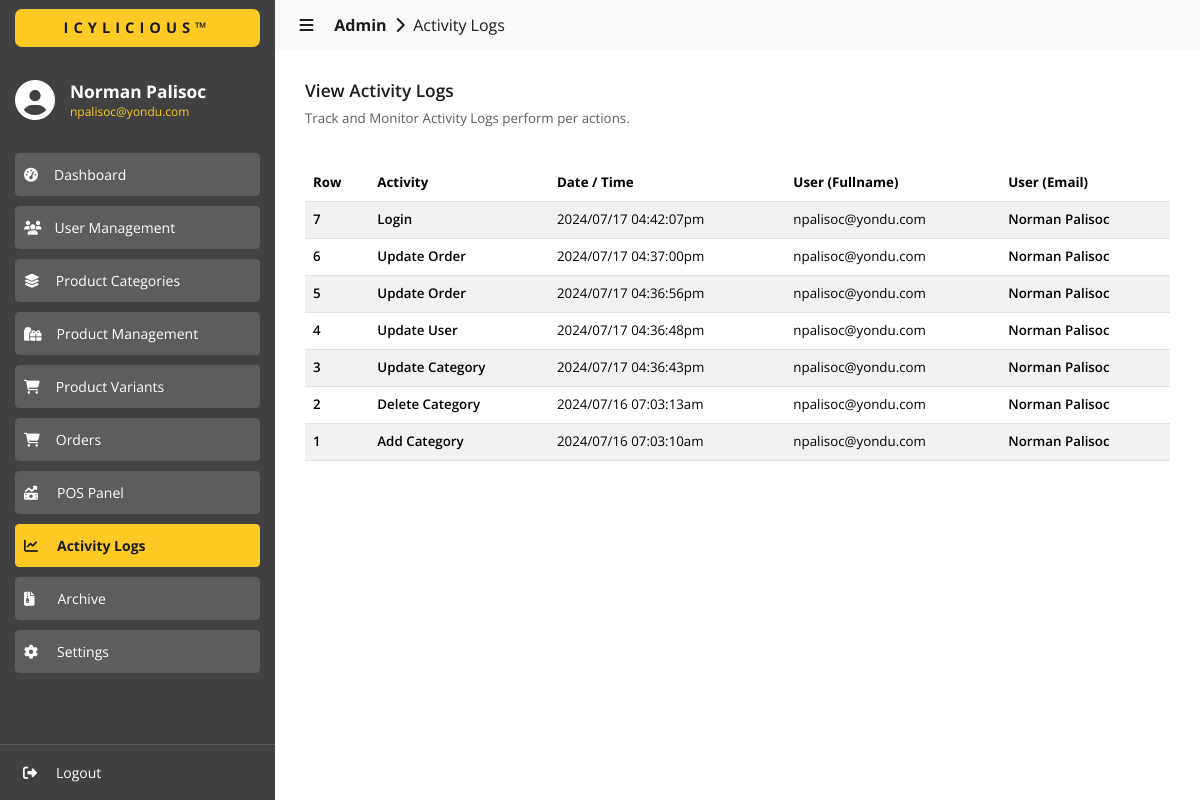
Before: /admin/logs/index.php (signed in) with the older database file.
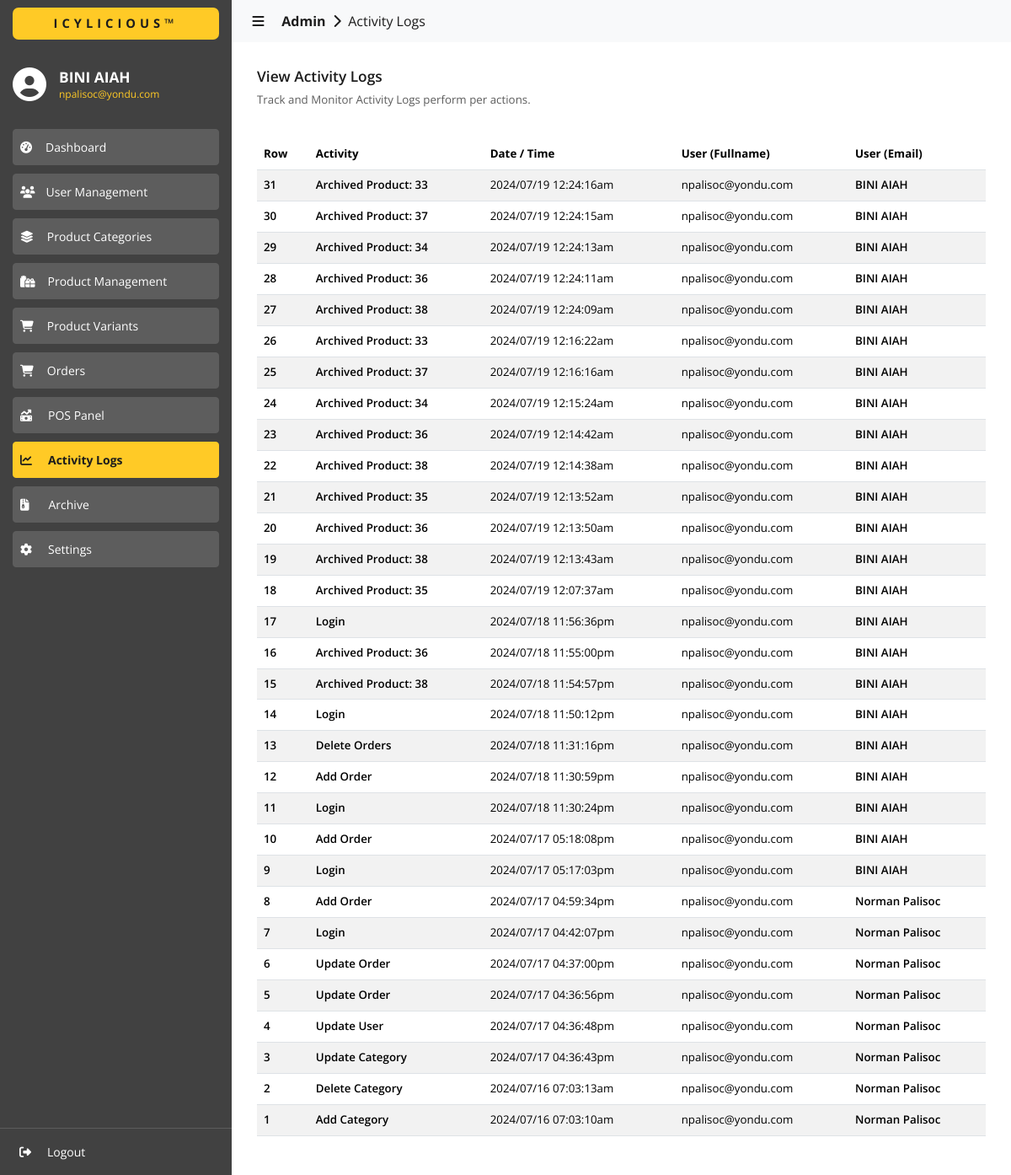
After: the same page with the newer database file.
### tables this page shows
CREATE TABLE `activity_log` (
  `id` int(11) NOT NULL,
  `activity` varchar(255) NOT NULL,
  `activity_date` varchar(255) NOT NULL,
  `activity_time` varchar(255) NOT NULL,
  `user_email` varchar(255) NOT NULL,
  `user_fullname` varchar(255) NOT NULL
);

### admin/logs/index.php (the view, shortened to what this page needs)
<?php
  include('../../utils/connections.php');
?>
<!DOCTYPE html>
<html lang="en">
  <head>
    <link
      href="https://cdn.jsdelivr.net/npm/bootstrap@5.3.3/dist/css/bootstrap.min.css"
      rel="stylesheet"
    >
    <link href="https://cdn.datatables.net/2.0.5/css/dataTables.bootstrap5.css" rel="stylesheet">
    <link rel="stylesheet" href="../../assets/css/global.css" />
    <link rel="stylesheet" href="./css/logs.css" />
  </head>
  <body>
    <div id="nav-sidebar" class="sidebar-container slide-expanded">
      <div class="div-tm-title background-color-light-grey">
        <h4 class="h4-tm-title sans-700 color-dark-grey background-color-yellow">ICYLICIOUS&trade;</h4>
      </div>
      <div class="div-sidebar-logo">
        <i class="fa-solid fa-circle-user color-white" style="font-size: 30pt; margin-top: -8px"></i>
        <div>
          <h4 class="color-white sans-700 h6-title-name">
            <?php
              echo $_SESSION['user_info.first_name']." ".$_SESSION['user_info.last_name'];
            ?>
          </h4>
          <p class="color-yellow sans-regular p-title-email">
            <?php
              echo $_SESSION['user_info.email'];
            ?>
          </p>
        </div>
      </div>
      <div class="div-siderbar-menu-links">
        <button
          id="btn-dashboard"
          class="btn btn-outline-success btn-sm
            sans-regular
            background-color-super-light-grey
            border-color-super-light-grey
            color-white
            btn-menu
            btn-menu-unselected"
          type="button">
          <i class="fa-solid fa-gauge-high"></i><span style="padding-left: 16px">Dashboard</span>
        </button>
        <button
          id="btn-user-management"
          class="btn btn-outline-success btn-sm
            sans-regular
            background-color-super-light-grey
            border-color-super-light-grey
            color-white
            btn-menu
            btn-menu-unselected"
          type="button">
          <i class="fa-solid fa-users"></i><span style="padding-left: 13px">User Management</span>
        </button>
        <button
          id="btn-categories"
          class="btn btn-outline-success btn-sm
            sans-regular
            background-color-super-light-grey
            border-color-super-light-grey
            color-white
            btn-menu
            btn-menu-unselected"
          type="button">
          <i class="fa-solid fa-layer-group"></i><span style="padding-left: 16px">Product Categories</span>
        </button>
        <button
          id="btn-products"
          class="btn btn-outline-success btn-sm
            sans-regular
            background-color-super-light-grey
            border-color-super-light-grey
            color-white
            btn-menu
            btn-menu-unselected"
          type="button">
          <i class="fa-solid fa-gifts"></i><span style="padding-left: 15px">Product Management</span>
        </button>
        <button
          id="btn-variants"
          class="btn btn-outline-success btn-sm
            sans-regular
            background-color-super-light-grey
            border-color-super-light-grey
            color-white
            btn-menu
            btn-menu-unselected"
          type="button">
          <i class="fa-solid fa-cart-shopping"></i><span style="padding-left: 16px">Product Variants</span>
        </button>
        <button
          id="btn-orders"
          class="btn btn-outline-success btn-sm
            sans-regular
            background-color-super-light-grey
            border-color-super-light-grey
            color-white
            btn-menu
            btn-menu-unselected"
          type="button">
          <i class="fa-solid fa-cart-shopping"></i><span style="padding-left: 16px">Orders</span>
        </button>
        <button
          id="btn-pos"
          class="btn btn-outline-success btn-sm
            sans-regular
            background-color-super-light-grey
            border-color-super-light-grey
            color-white
            btn-menu
            btn-menu-unselected"
          type="button">
          <i class="fa-solid fa-money-bill-trend-up"></i><span style="padding-left: 19px">POS Panel</span>
        </button>
        <button
          id="btn-logs"
          class="btn btn-outline-success btn-sm
            sans-700
            background-color-yellow
            border-color-yellow
            color-dark-grey
            btn-menu
            btn-menu-selected"
          type="button">
          <i class="fa-solid fa-chart-line"></i><span style="padding-left: 19px">Activity Logs</span>
        </button>
        <button
          id="btn-archives"
          class="btn btn-outline-success btn-sm
            sans-regular
            background-color-super-light-grey
            border-color-super-light-grey
            color-white
            btn-menu
            btn-menu-unselected"
          type="button">
          <i class="fa-solid fa-file-zipper"></i><span style="padding-left: 23px">Archive</span>
        </button>
        <button
          id="btn-settings"
          class="btn btn-outline-success btn-sm
            sans-regular
            background-color-super-light-grey
            border-color-super-light-grey
            color-white
            btn-menu
            btn-menu-unselected"
          type="button">
          <i class="fa-solid fa-gear"></i><span style="padding-left: 19px">Settings</span>
        </button>
      </div>
      <div class="div-siderbar-profile-links">
        <button
          class="btn btn-outline-success btn-sm
            sans-regular
            color-white
            btn-menu
            btn-menu-unselected
            btn-logout"
          style="border: 0px"
          type="button">
          <i class="fa-solid fa-right-from-bracket"></i><span style="padding-left: 19px">Logout</span>
        </button>
      </div>
    </div>
    <div id="content-body" class="content content-slide-expanded">
      <nav class="navbar navbar-expand-lg navbar-light bg-body-tertiary">
        <div class="container-fluid">
          <a class="navbar-brand sans-regular color-dark-grey a-navbar-path" href="#" style="cursor: default;">
            &nbsp;&nbsp;&nbsp;<i id="navbar-control" class="fa-solid fa-bars" style="cursor: pointer"></i>
            &nbsp;&nbsp;&nbsp;&nbsp;<b>Admin</b>&nbsp;
            <i class="fa-solid fa-chevron-right"></i>
            &nbsp;Activity Logs
          </a>
        </div>
      </nav>
      <div>
        <div class="content-wrapper">
          <div class="div-content-title">
            <div class="div-content-title-labels">
              <h4 class="color-dark-grey sans-600" style="font-size: 13pt;">
                View Activity Logs
              </h4>
              <p class="color-super-light-grey sans-regular" style="font-size: 10pt;">
                Track and Monitor Activity Logs perform per actions.
              </p>
            </div>
          </div>
          <div style="margin-top: 20px;">
            <table id="data" class="table table-striped" style="width:100%">
              <thead>
                <tr>
                  <th class="sans-bold">Row</th>
                  <th class="sans-bold">Activity</th>
                  <th class="sans-bold">Date / Time</th>
                  <th class="sans-bold">User (Fullname)</th>
                  <th class="sans-bold">User (Email)</th>
                </tr>
              </thead>
              <tbody>
                <?php
                  $fetch_query = "SELECT * FROM activity_log ORDER BY id DESC";
                  $result = $conn->query($fetch_query);
                  if ($result->num_rows > 0) {
                    while ($row = $result->fetch_assoc()) {
                      $row_id = $row['id'];
                      $activity = $row['activity'];
                      $activity_date = $row['activity_date'];
                      $activity_time = $row['activity_time'];
                      $user_email = $row['user_email'];
                      $user_fullname = $row['user_fullname'];
                      echo '
                        <tr>
                          <td class="sans-600">
                            '.$row_id.'
                          </td>
                          <td class="sans-600">
                            '.$activity.'
                          </td>
                          <td class="sans-regular">
                            '.$activity_date.' '.$activity_time.'
                          </td>
                          <td class="sans-regular">
                            '.$user_email.'
                          </td>
                          <td class="sans-600">
                            '.$user_fullname.'
                          </td>
                        </tr>
                      ';
                    }
                  }
                ?>
              </tbody>
            </table>
          </div>
        </div>
      </div>
    </div>
  </body>
</html>

### assets/css/global.css (style rules this page uses)
* { margin: 0; }
:root { --black: #080808; --dark-grey: #1c1c1c; --light-grey: #414141; --super-light-grey: #5d5d5d; --yellow: #ffca26; --white: #ffffff; --light-white: #ececec; --disabled-color: #848383; --light-blue: #2392f4; }
.sans-regular { font-family: "Open Sans", sans-serif; font-optical-sizing: auto; font-weight: 400; font-style: normal; }
.sans-600 { font-family: "Open Sans", sans-serif; font-optical-sizing: auto; font-weight: 600; font-style: normal; }
.sans-700 { font-family: "Open Sans", sans-serif; font-optical-sizing: auto; font-weight: 700; font-style: normal; }
.sans-bold { font-family: "Open Sans", sans-serif; font-optical-sizing: auto; font-weight: bold; font-style: normal; }
.color-white { color: var(--white); }
.color-yellow { color: var(--yellow); }
.color-super-light-grey { color: var(--super-light-grey); }
.color-dark-grey { color: var(--dark-grey); }
.background-color-yellow { background-color: var(--yellow); }
.background-color-super-light-grey { background-color: var(--super-light-grey); }
.background-color-light-grey { background-color: var(--light-grey); }
.border-color-yellow { border-color: var(--yellow); }
.border-color-super-light-grey { border-color: var(--super-light-grey); }

### admin/logs/css/logs.css (style rules this page uses)
* { box-sizing: border-box; margin: 0; }
:root { --black: #080808; --dark-grey: #1c1c1c; --light-grey: #414141; --super-light-grey: #5d5d5d; --yellow: #ffca26; --white: #ffffff; --light-white: #ececec; --disabled-color: #848383; --light-blue: #2392f4; }
body { background-color: var(--white); }
.sidebar-container { background-color: var(--light-grey); width: 275px; height: 100%; position: fixed; display: flex; flex-direction: column; left: 0px; z-index: 999; }
.div-tm-title { width: 100%; height: 56px; display: flex; flex-direction: column; justify-content: center; }
.h4-tm-title { text-align: center; font-size: 11pt; letter-spacing: 5px !important; margin-inline: 15px; padding-block: 10px; border-radius: 7px; margin-bottom: 0px !important; }
.div-sidebar-logo { display: flex; align-items: center; gap: 15px; padding-inline: 15px; margin-top: 25px; }
.h6-title-name { font-size: 13pt; margin-bottom: 0px !important; }
.p-title-email { font-size: 9pt; line-height: 0px; margin-top: 10px; }
.div-siderbar-menu-links { flex: 1; display: flex; flex-direction: column; padding-inline: 15px; padding-top: 25px; gap: 10px; }
.div-siderbar-profile-links { display: flex; flex-direction: column; border-top: 1px solid var(--super-light-grey); padding-inline: 15px; padding-block: 7px; gap: 10px; }
.btn-menu { text-align: left; padding-top: 10px !important; padding-bottom: 10px !important; }
.content { padding-left: 275px; }
.a-navbar-path { font-size: 12pt; }
.content-wrapper { padding-inline: 30px; padding-block: 30px; }
.div-content-title { display: flex; }
.div-content-title-labels { flex: 1; }
td { font-size: 10pt; }
th { font-size: 10pt; }
.slide-expanded { left: 0px !important; transition: .4s; }
.content-slide-expanded { padding-left: 275px; transition: .4s; }

Changed rows visible on the page:
added activity_log: id "31", activity "Archived Product: 33", activity_date "2024/07/19", activity_time "12:24:16am", user_email "npalisoc@yondu.com", user_fullname "BINI AIAH"
added activity_log: id "30", activity "Archived Product: 37", activity_date "2024/07/19", activity_time "12:24:15am", user_email "npalisoc@yondu.com", user_fullname "BINI AIAH"
added activity_log: id "29", activity "Archived Product: 34", activity_date "2024/07/19", activity_time "12:24:13am", user_email "npalisoc@yondu.com", user_fullname "BINI AIAH"
added activity_log: id "28", activity "Archived Product: 36", activity_date "2024/07/19", activity_time "12:24:11am", user_email "npalisoc@yondu.com", user_fullname "BINI AIAH"
added activity_log: id "27", activity "Archived Product: 38", activity_date "2024/07/19", activity_time "12:24:09am", user_email "npalisoc@yondu.com", user_fullname "BINI AIAH"
added activity_log: id "26", activity "Archived Product: 33", activity_date "2024/07/19", activity_time "12:16:22am", user_email "npalisoc@yondu.com", user_fullname "BINI AIAH"
added activity_log: id "25", activity "Archived Product: 37", activity_date "2024/07/19", activity_time "12:16:16am", user_email "npalisoc@yondu.com", user_fullname "BINI AIAH"
added activity_log: id "24", activity "Archived Product: 34", activity_date "2024/07/19", activity_time "12:15:24am", user_email "npalisoc@yondu.com", user_fullname "BINI AIAH"
added activity_log: id "23", activity "Archived Product: 36", activity_date "2024/07/19", activity_time "12:14:42am", user_email "npalisoc@yondu.com", user_fullname "BINI AIAH"
added activity_log: id "22", activity "Archived Product: 38", activity_date "2024/07/19", activity_time "12:14:38am", user_email "npalisoc@yondu.com", user_fullname "BINI AIAH"
added activity_log: id "21", activity "Archived Product: 35", activity_date "2024/07/19", activity_time "12:13:52am", user_email "npalisoc@yondu.com", user_fullname "BINI AIAH"
added activity_log: id "20", activity "Archived Product: 36", activity_date "2024/07/19", activity_time "12:13:50am", user_email "npalisoc@yondu.com", user_fullname "BINI AIAH"
added activity_log: id "19", activity "Archived Product: 38", activity_date "2024/07/19", activity_time "12:13:43am", user_email "npalisoc@yondu.com", user_fullname "BINI AIAH"
added activity_log: id "18", activity "Archived Product: 35", activity_date "2024/07/19", activity_time "12:07:37am", user_email "npalisoc@yondu.com", user_fullname "BINI AIAH"
added activity_log: id "17", activity "Login", activity_date "2024/07/18", activity_time "11:56:36pm", user_email "npalisoc@yondu.com", user_fullname "BINI AIAH"
added activity_log: id "16", activity "Archived Product: 36", activity_date "2024/07/18", activity_time "11:55:00pm", user_email "npalisoc@yondu.com", user_fullname "BINI AIAH"
added activity_log: id "15", activity "Archived Product: 38", activity_date "2024/07/18", activity_time "11:54:57pm", user_email "npalisoc@yondu.com", user_fullname "BINI AIAH"
added activity_log: id "14", activity "Login", activity_date "2024/07/18", activity_time "11:50:12pm", user_email "npalisoc@yondu.com", user_fullname "BINI AIAH"
added activity_log: id "13", activity "Delete Orders", activity_date "2024/07/18", activity_time "11:31:16pm", user_email "npalisoc@yondu.com", user_fullname "BINI AIAH"
added activity_log: id "12", activity "Add Order", activity_date "2024/07/18", activity_time "11:30:59pm", user_email "npalisoc@yondu.com", user_fullname "BINI AIAH"
added activity_log: id "11", activity "Login", activity_date "2024/07/18", activity_time "11:30:24pm", user_email "npalisoc@yondu.com", user_fullname "BINI AIAH"
added activity_log: id "10", activity "Add Order", activity_date "2024/07/17", activity_time "05:18:08pm", user_email "npalisoc@yondu.com", user_fullname "BINI AIAH"
added activity_log: id "9", activity "Login", activity_date "2024/07/17", activity_time "05:17:03pm", user_email "npalisoc@yondu.com", user_fullname "BINI AIAH"
added activity_log: id "8", activity "Add Order", activity_date "2024/07/17", activity_time "04:59:34pm", user_email "npalisoc@yondu.com", user_fullname "Norman Palisoc"
Other visible differences:
$_SESSION['user_info.first_name']: "Norman" → "BINI"
$_SESSION['user_info.last_name']: "Palisoc" → "AIAH"
